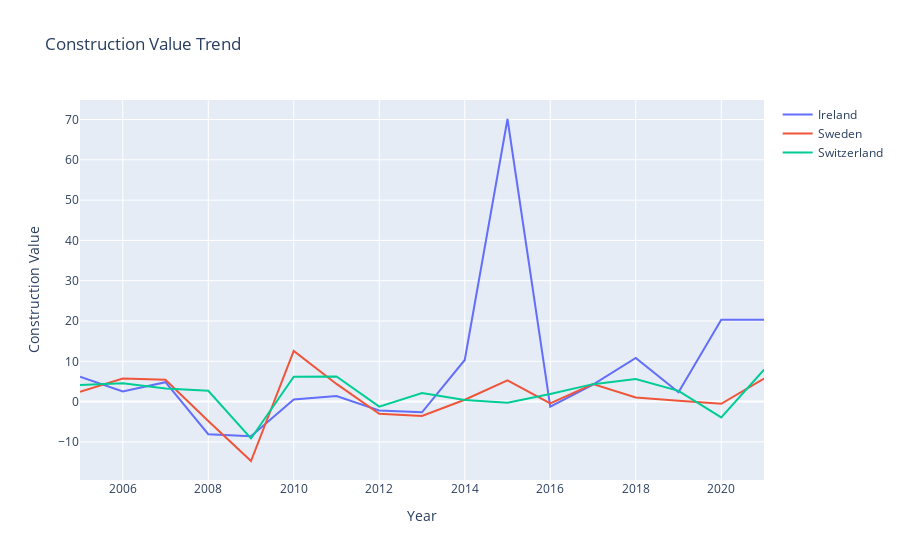

This figure's notebook cell:
### Code cell
import matplotlib.pyplot as plt
import plotly.graph_objects as go
fig = go.Figure()

# Creating a line graph to visualize the trend of construction ->>>
# ->>> value over the years for different countries

for country in countries:
    country_data = filtered_df2[filtered_df2['Country Name'] == country]
    fig.add_trace(go.Scatter(
        x=country_data['Year'],
        y=country_data['Value'],
        name=country,
        mode='lines'
    ))

fig.update_layout(
    title='Construction Value Trend',
    xaxis=dict(title='Year'),
    yaxis=dict(title='Construction Value')
)

fig.show()
fig.write_html("C:/Users/farha/Downloads/TrendByYear.html")

### Figure 1 — Plotly figure (JSON) as saved in the notebook; plotly's stock layout.template omitted (floating-point values rounded to 4 significant figures)
{"data": [{"mode": "lines", "name": "Ireland", "type": "scatter", "x": [2005, 2006, 2007, 2008, 2009, 2010, 2011, 2012, 2013, 2014, 2015, 2016, 2017, 2018, 2019, 2020, 2021], "y": [6.183, 2.542, 4.825, -8.079, -8.602, 0.5148, 1.364, -2.213, -2.657, 10.33, 70.12, -1.267, 4.234, 10.83, 2.315, 20.34, 20.33]}, {"mode": "lines", "name": "Sweden", "type": "scatter", "x": [2005, 2006, 2007, 2008, 2009, 2010, 2011, 2012, 2013, 2014, 2015, 2016, 2017, 2018, 2019, 2020, 2021], "y": [2.427, 5.714, 5.435, -4.798, -14.73, 12.6, 4.386, -3.001, -3.556, 0.4597, 5.262, -0.4456, 4.352, 1.04, 0.2147, -0.5274, 5.717]}, {"mode": "lines", "name": "Switzerland", "type": "scatter", "x": [2005, 2006, 2007, 2008, 2009, 2010, 2011, 2012, 2013, 2014, 2015, 2016, 2017, 2018, 2019, 2020, 2021], "y": [4.123, 4.561, 3.277, 2.702, -9.153, 6.199, 6.231, -1.23, 2.125, 0.3792, -0.2828, 1.886, 4.335, 5.584, 2.671, -3.928, 7.905]}], "layout": {"title": {"text": "Construction Value Trend"}, "xaxis": {"title": {"text": "Year"}}, "yaxis": {"title": {"text": "Construction Value"}}}}
